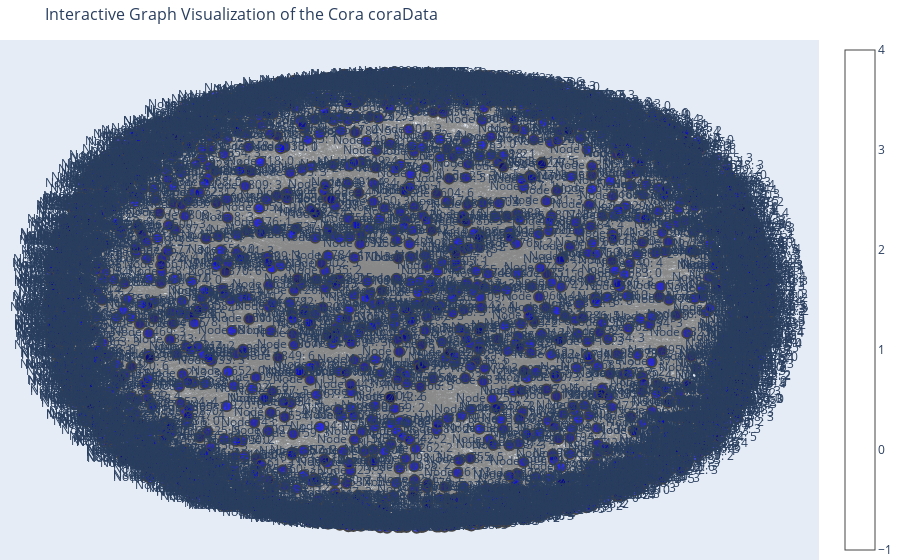

Notebook cell for this chart:
### Code cell
def plot_interactive_graph():
    edge_index = data.edge_index.cpu().numpy()
    G = nx.Graph()

    for i in range(edge_index.shape[1]):
        G.add_edge(edge_index[0, i], edge_index[1, i])

    labels = {i: coraData[0].y[i].item() for i in range(data.num_nodes)}
    colors = np.array([coraData[0].y[i].item() for i in range(data.num_nodes)])

    pos = nx.spring_layout(G, k=0.5, iterations=50)

    edge_x = []
    edge_y = []
    for edge in G.edges():
        x0, y0 = pos[edge[0]]
        x1, y1 = pos[edge[1]]
        edge_x.append(x0)
        edge_x.append(x1)
        edge_x.append(None) 
        edge_y.append(y0)
        edge_y.append(y1)
        edge_y.append(None)

    edge_trace = go.Scatter(
        x=edge_x, y=edge_y,
        line=dict(width=0.5, color='#888'),
        hoverinfo='none',
        mode='lines'
    )

    node_x = []
    node_y = []
    node_color = []
    for i in range(data.num_nodes):
        x, y = pos[i]
        node_x.append(x)
        node_y.append(y)
        node_color.append(f'rgba(0, 0, {255 - (colors[i] * 25)}, 0.7)')  # Blue shades based on class

    node_trace = go.Scatter(
        x=node_x, y=node_y,
        mode='markers+text',
        hoverinfo='text',
        marker=dict(showscale=True,
                    colorscale='Blues',
                    size=10,
                    color=node_color,
                    line=dict(width=2)),
        text=[f'Node {i}: {labels[i]}' for i in range(data.num_nodes)]
    )

    fig = go.Figure(data=[edge_trace, node_trace],
                    layout=go.Layout(
                        title='Interactive Graph Visualization of the Cora coraData',
                        titlefont=dict(size=16),
                        showlegend=False,
                        hovermode='closest',
                        margin=dict(b=0,l=0,r=0,t=40),
                        xaxis=dict(showgrid=False, zeroline=False, showticklabels=False),
                        yaxis=dict(showgrid=False, zeroline=False, showticklabels=False)
                    ))

    pyo.iplot(fig)

plot_interactive_graph()

### Figure 1 — Plotly figure (JSON) as saved in the notebook; plotly's stock layout.template omitted (floating-point values rounded to 4 significant figures; data arrays with more than 128 entries replaced by an {"elided": "..."} marker saying what was removed)
{"data": [{"hoverinfo": "none", "line": {"color": "#888", "width": 0.5}, "mode": "lines", "type": "scatter", "x": {"elided": "15834 float values"}, "y": {"elided": "15834 float values"}}, {"hoverinfo": "text", "marker": {"color": {"elided": "2708 str values"}, "colorscale": [[0, "rgb(247,251,255)"], [0.125, "rgb(222,235,247)"], [0.25, "rgb(198,219,239)"], [0.375, "rgb(158,202,225)"], [0.5, "rgb(107,174,214)"], [0.625, "rgb(66,146,198)"], [0.75, "rgb(33,113,181)"], [0.875, "rgb(8,81,156)"], [1, "rgb(8,48,107)"]], "line": {"width": 2}, "showscale": true, "size": 10}, "mode": "markers+text", "text": {"elided": "2708 str values"}, "type": "scatter", "x": {"elided": "2708 float values"}, "y": {"elided": "2708 float values"}}], "layout": {"hovermode": "closest", "margin": {"b": 0, "l": 0, "r": 0, "t": 40}, "showlegend": false, "title": {"font": {"size": 16}, "text": "Interactive Graph Visualization of the Cora coraData"}, "xaxis": {"showgrid": false, "showticklabels": false, "zeroline": false}, "yaxis": {"showgrid": false, "showticklabels": false, "zeroline": false}}}
